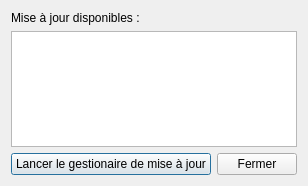
<?xml version="1.0" encoding="UTF-8"?>
<ui version="4.0">
 <class>Dialog</class>
 <widget class="QDialog" name="Dialog">
  <property name="geometry">
   <rect>
    <x>0</x>
    <y>0</y>
    <width>308</width>
    <height>186</height>
   </rect>
  </property>
  <property name="windowTitle">
   <string>Dialog</string>
  </property>
  <layout class="QGridLayout" name="gridLayout_2">
   <item row="0" column="0">
    <layout class="QGridLayout" name="gridLayout">
     <item row="0" column="0" colspan="2">
      <widget class="QLabel" name="label">
       <property name="text">
        <string>Mise à jour disponibles :</string>
       </property>
      </widget>
     </item>
     <item row="1" column="0" colspan="2">
      <widget class="QListWidget" name="listWidget_maj"/>
     </item>
     <item row="2" column="0">
      <widget class="QPushButton" name="pushButton_executer_installateur">
       <property name="text">
        <string>Lancer le gestionaire de mise à jour</string>
       </property>
      </widget>
     </item>
     <item row="2" column="1">
      <widget class="QPushButton" name="pushButton_fermer">
       <property name="sizePolicy">
        <sizepolicy hsizetype="Fixed" vsizetype="Fixed">
         <horstretch>0</horstretch>
         <verstretch>0</verstretch>
        </sizepolicy>
       </property>
       <property name="text">
        <string>Fermer</string>
       </property>
      </widget>
     </item>
    </layout>
   </item>
  </layout>
 </widget>
 <resources/>
 <connections/>
</ui>
